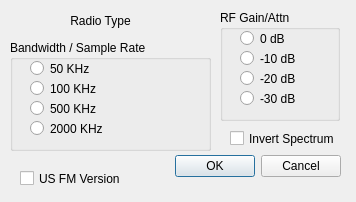
<?xml version="1.0" encoding="UTF-8"?>
<ui version="4.0">
 <class>CSdrSetupDlg</class>
 <widget class="QDialog" name="CSdrSetupDlg">
  <property name="geometry">
   <rect>
    <x>0</x>
    <y>0</y>
    <width>356</width>
    <height>202</height>
   </rect>
  </property>
  <property name="windowTitle">
   <string>SDR Setup</string>
  </property>
  <widget class="QDialogButtonBox" name="buttonBox">
   <property name="geometry">
    <rect>
     <x>150</x>
     <y>150</y>
     <width>191</width>
     <height>32</height>
    </rect>
   </property>
   <property name="orientation">
    <enum>Qt::Horizontal</enum>
   </property>
   <property name="standardButtons">
    <set>QDialogButtonBox::Cancel|QDialogButtonBox::Ok</set>
   </property>
  </widget>
  <widget class="QGroupBox" name="groupBoxRate">
   <property name="geometry">
    <rect>
     <x>10</x>
     <y>40</y>
     <width>201</width>
     <height>111</height>
    </rect>
   </property>
   <property name="title">
    <string>Bandwidth / Sample Rate</string>
   </property>
   <widget class="QRadioButton" name="radioButtonRate2">
    <property name="geometry">
     <rect>
      <x>20</x>
      <y>60</y>
      <width>171</width>
      <height>17</height>
     </rect>
    </property>
    <property name="text">
     <string>500 KHz</string>
    </property>
   </widget>
   <widget class="QRadioButton" name="radioButtonRate1">
    <property name="geometry">
     <rect>
      <x>20</x>
      <y>40</y>
      <width>171</width>
      <height>17</height>
     </rect>
    </property>
    <property name="text">
     <string>100 KHz</string>
    </property>
   </widget>
   <widget class="QRadioButton" name="radioButtonRate0">
    <property name="geometry">
     <rect>
      <x>20</x>
      <y>20</y>
      <width>171</width>
      <height>17</height>
     </rect>
    </property>
    <property name="text">
     <string>50 KHz </string>
    </property>
   </widget>
   <widget class="QRadioButton" name="radioButtonRate3">
    <property name="geometry">
     <rect>
      <x>20</x>
      <y>80</y>
      <width>171</width>
      <height>17</height>
     </rect>
    </property>
    <property name="text">
     <string>2000 KHz</string>
    </property>
   </widget>
  </widget>
  <widget class="QGroupBox" name="groupBoxGain">
   <property name="geometry">
    <rect>
     <x>220</x>
     <y>10</y>
     <width>120</width>
     <height>111</height>
    </rect>
   </property>
   <property name="title">
    <string>RF Gain/Attn</string>
   </property>
   <widget class="QRadioButton" name="radioButtonAttn0">
    <property name="geometry">
     <rect>
      <x>20</x>
      <y>20</y>
      <width>82</width>
      <height>17</height>
     </rect>
    </property>
    <property name="text">
     <string>0 dB</string>
    </property>
   </widget>
   <widget class="QRadioButton" name="radioButtonAttn10">
    <property name="geometry">
     <rect>
      <x>20</x>
      <y>40</y>
      <width>82</width>
      <height>17</height>
     </rect>
    </property>
    <property name="text">
     <string>-10 dB</string>
    </property>
   </widget>
   <widget class="QRadioButton" name="radioButtonAttn20">
    <property name="geometry">
     <rect>
      <x>20</x>
      <y>60</y>
      <width>82</width>
      <height>17</height>
     </rect>
    </property>
    <property name="text">
     <string>-20 dB</string>
    </property>
   </widget>
   <widget class="QRadioButton" name="radioButtonAttn30">
    <property name="geometry">
     <rect>
      <x>20</x>
      <y>80</y>
      <width>82</width>
      <height>17</height>
     </rect>
    </property>
    <property name="text">
     <string>-30 dB</string>
    </property>
   </widget>
  </widget>
  <widget class="QLabel" name="labelRadioType">
   <property name="geometry">
    <rect>
     <x>40</x>
     <y>10</y>
     <width>121</width>
     <height>21</height>
    </rect>
   </property>
   <property name="frameShape">
    <enum>QFrame::NoFrame</enum>
   </property>
   <property name="text">
    <string>Radio Type</string>
   </property>
   <property name="alignment">
    <set>Qt::AlignCenter</set>
   </property>
  </widget>
  <widget class="QCheckBox" name="checkBoxInvert">
   <property name="geometry">
    <rect>
     <x>230</x>
     <y>130</y>
     <width>121</width>
     <height>17</height>
    </rect>
   </property>
   <property name="text">
    <string>Invert Spectrum</string>
   </property>
  </widget>
  <widget class="QCheckBox" name="checkBoxUSFmVer">
   <property name="geometry">
    <rect>
     <x>20</x>
     <y>170</y>
     <width>111</width>
     <height>17</height>
    </rect>
   </property>
   <property name="text">
    <string>US FM Version</string>
   </property>
  </widget>
 </widget>
 <resources/>
 <connections>
  <connection>
   <sender>buttonBox</sender>
   <signal>accepted()</signal>
   <receiver>CSdrSetupDlg</receiver>
   <slot>accept()</slot>
   <hints>
    <hint type="sourcelabel">
     <x>248</x>
     <y>254</y>
    </hint>
    <hint type="destinationlabel">
     <x>157</x>
     <y>201</y>
    </hint>
   </hints>
  </connection>
  <connection>
   <sender>buttonBox</sender>
   <signal>rejected()</signal>
   <receiver>CSdrSetupDlg</receiver>
   <slot>reject()</slot>
   <hints>
    <hint type="sourcelabel">
     <x>316</x>
     <y>260</y>
    </hint>
    <hint type="destinationlabel">
     <x>286</x>
     <y>201</y>
    </hint>
   </hints>
  </connection>
  <connection>
   <sender>radioButtonAttn10</sender>
   <signal>clicked()</signal>
   <receiver>CSdrSetupDlg</receiver>
   <slot>RfGainChanged()</slot>
   <hints>
    <hint type="sourcelabel">
     <x>281</x>
     <y>61</y>
    </hint>
    <hint type="destinationlabel">
     <x>215</x>
     <y>123</y>
    </hint>
   </hints>
  </connection>
  <connection>
   <sender>radioButtonAttn20</sender>
   <signal>clicked()</signal>
   <receiver>CSdrSetupDlg</receiver>
   <slot>RfGainChanged()</slot>
   <hints>
    <hint type="sourcelabel">
     <x>247</x>
     <y>81</y>
    </hint>
    <hint type="destinationlabel">
     <x>230</x>
     <y>129</y>
    </hint>
   </hints>
  </connection>
  <connection>
   <sender>radioButtonAttn30</sender>
   <signal>clicked()</signal>
   <receiver>CSdrSetupDlg</receiver>
   <slot>RfGainChanged()</slot>
   <hints>
    <hint type="sourcelabel">
     <x>294</x>
     <y>96</y>
    </hint>
    <hint type="destinationlabel">
     <x>303</x>
     <y>127</y>
    </hint>
   </hints>
  </connection>
  <connection>
   <sender>radioButtonAttn0</sender>
   <signal>clicked()</signal>
   <receiver>CSdrSetupDlg</receiver>
   <slot>RfGainChanged()</slot>
   <hints>
    <hint type="sourcelabel">
     <x>300</x>
     <y>36</y>
    </hint>
    <hint type="destinationlabel">
     <x>346</x>
     <y>53</y>
    </hint>
   </hints>
  </connection>
 </connections>
 <slots>
  <slot>SelectNetSDR()</slot>
  <slot>SelectSDRIQ()</slot>
  <slot>RfGainChanged()</slot>
 </slots>
</ui>
